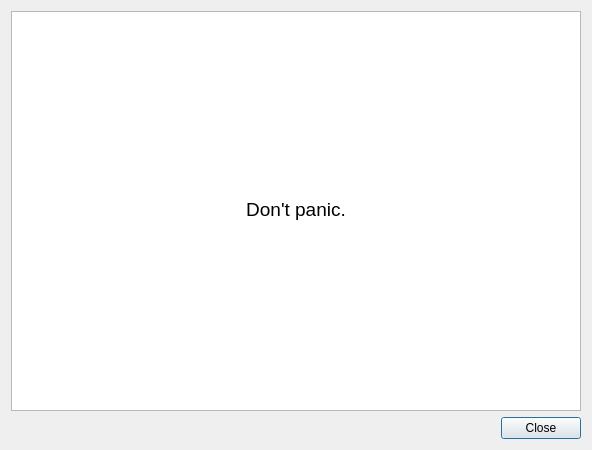
<?xml version="1.0" encoding="UTF-8"?>
<ui version="4.0">
 <class>HelpWindow</class>
 <widget class="QDialog" name="HelpWindow">
  <property name="geometry">
   <rect>
    <x>0</x>
    <y>0</y>
    <width>592</width>
    <height>450</height>
   </rect>
  </property>
  <property name="windowTitle">
   <string>Help</string>
  </property>
  <layout class="QHBoxLayout" name="horizontalLayout">
   <item>
    <layout class="QVBoxLayout" name="verticalLayout">
     <item>
      <widget class="QTextBrowser" name="textBrowser">
       <property name="html">
        <string>&lt;!DOCTYPE HTML PUBLIC &quot;-//W3C//DTD HTML 4.0//EN&quot; &quot;http://www.w3.org/TR/REC-html40/strict.dtd&quot;&gt;
&lt;html&gt;&lt;head&gt;&lt;meta name=&quot;qrichtext&quot; content=&quot;1&quot; /&gt;&lt;style type=&quot;text/css&quot;&gt;
p, li { white-space: pre-wrap; }
&lt;/style&gt;&lt;/head&gt;&lt;body style=&quot; font-family:'Sans Serif'; font-size:9pt; font-weight:400; font-style:normal;&quot;&gt;
&lt;p align=&quot;center&quot; style=&quot;-qt-paragraph-type:empty; margin-top:0px; margin-bottom:0px; margin-left:0px; margin-right:0px; -qt-block-indent:0; text-indent:0px;&quot;&gt;&lt;br /&gt;&lt;/p&gt;
&lt;p align=&quot;center&quot; style=&quot;-qt-paragraph-type:empty; margin-top:0px; margin-bottom:0px; margin-left:0px; margin-right:0px; -qt-block-indent:0; text-indent:0px;&quot;&gt;&lt;br /&gt;&lt;/p&gt;
&lt;p align=&quot;center&quot; style=&quot;-qt-paragraph-type:empty; margin-top:0px; margin-bottom:0px; margin-left:0px; margin-right:0px; -qt-block-indent:0; text-indent:0px;&quot;&gt;&lt;br /&gt;&lt;/p&gt;
&lt;p align=&quot;center&quot; style=&quot;-qt-paragraph-type:empty; margin-top:0px; margin-bottom:0px; margin-left:0px; margin-right:0px; -qt-block-indent:0; text-indent:0px;&quot;&gt;&lt;br /&gt;&lt;/p&gt;
&lt;p align=&quot;center&quot; style=&quot;-qt-paragraph-type:empty; margin-top:0px; margin-bottom:0px; margin-left:0px; margin-right:0px; -qt-block-indent:0; text-indent:0px;&quot;&gt;&lt;br /&gt;&lt;/p&gt;
&lt;p align=&quot;center&quot; style=&quot;-qt-paragraph-type:empty; margin-top:0px; margin-bottom:0px; margin-left:0px; margin-right:0px; -qt-block-indent:0; text-indent:0px;&quot;&gt;&lt;br /&gt;&lt;/p&gt;
&lt;p align=&quot;center&quot; style=&quot;-qt-paragraph-type:empty; margin-top:0px; margin-bottom:0px; margin-left:0px; margin-right:0px; -qt-block-indent:0; text-indent:0px;&quot;&gt;&lt;br /&gt;&lt;/p&gt;
&lt;p align=&quot;center&quot; style=&quot;-qt-paragraph-type:empty; margin-top:0px; margin-bottom:0px; margin-left:0px; margin-right:0px; -qt-block-indent:0; text-indent:0px;&quot;&gt;&lt;br /&gt;&lt;/p&gt;
&lt;p align=&quot;center&quot; style=&quot;-qt-paragraph-type:empty; margin-top:0px; margin-bottom:0px; margin-left:0px; margin-right:0px; -qt-block-indent:0; text-indent:0px;&quot;&gt;&lt;br /&gt;&lt;/p&gt;
&lt;p align=&quot;center&quot; style=&quot;-qt-paragraph-type:empty; margin-top:0px; margin-bottom:0px; margin-left:0px; margin-right:0px; -qt-block-indent:0; text-indent:0px;&quot;&gt;&lt;br /&gt;&lt;/p&gt;
&lt;p align=&quot;center&quot; style=&quot;-qt-paragraph-type:empty; margin-top:0px; margin-bottom:0px; margin-left:0px; margin-right:0px; -qt-block-indent:0; text-indent:0px;&quot;&gt;&lt;br /&gt;&lt;/p&gt;
&lt;p align=&quot;center&quot; style=&quot;-qt-paragraph-type:empty; margin-top:0px; margin-bottom:0px; margin-left:0px; margin-right:0px; -qt-block-indent:0; text-indent:0px;&quot;&gt;&lt;br /&gt;&lt;/p&gt;
&lt;p align=&quot;center&quot; style=&quot;-qt-paragraph-type:empty; margin-top:0px; margin-bottom:0px; margin-left:0px; margin-right:0px; -qt-block-indent:0; text-indent:0px;&quot;&gt;&lt;br /&gt;&lt;/p&gt;
&lt;p align=&quot;center&quot; style=&quot; margin-top:0px; margin-bottom:0px; margin-left:0px; margin-right:0px; -qt-block-indent:0; text-indent:0px;&quot;&gt;&lt;span style=&quot; font-size:14pt;&quot;&gt;Don't panic.&lt;/span&gt;&lt;/p&gt;&lt;/body&gt;&lt;/html&gt;</string>
       </property>
       <property name="textInteractionFlags">
        <set>Qt::NoTextInteraction</set>
       </property>
      </widget>
     </item>
     <item>
      <widget class="QDialogButtonBox" name="buttonBox">
       <property name="orientation">
        <enum>Qt::Horizontal</enum>
       </property>
       <property name="standardButtons">
        <set>QDialogButtonBox::Close</set>
       </property>
      </widget>
     </item>
    </layout>
   </item>
  </layout>
 </widget>
 <resources/>
 <connections>
  <connection>
   <sender>buttonBox</sender>
   <signal>accepted()</signal>
   <receiver>HelpWindow</receiver>
   <slot>accept()</slot>
   <hints>
    <hint type="sourcelabel">
     <x>248</x>
     <y>254</y>
    </hint>
    <hint type="destinationlabel">
     <x>157</x>
     <y>274</y>
    </hint>
   </hints>
  </connection>
  <connection>
   <sender>buttonBox</sender>
   <signal>rejected()</signal>
   <receiver>HelpWindow</receiver>
   <slot>reject()</slot>
   <hints>
    <hint type="sourcelabel">
     <x>316</x>
     <y>260</y>
    </hint>
    <hint type="destinationlabel">
     <x>286</x>
     <y>274</y>
    </hint>
   </hints>
  </connection>
 </connections>
</ui>
